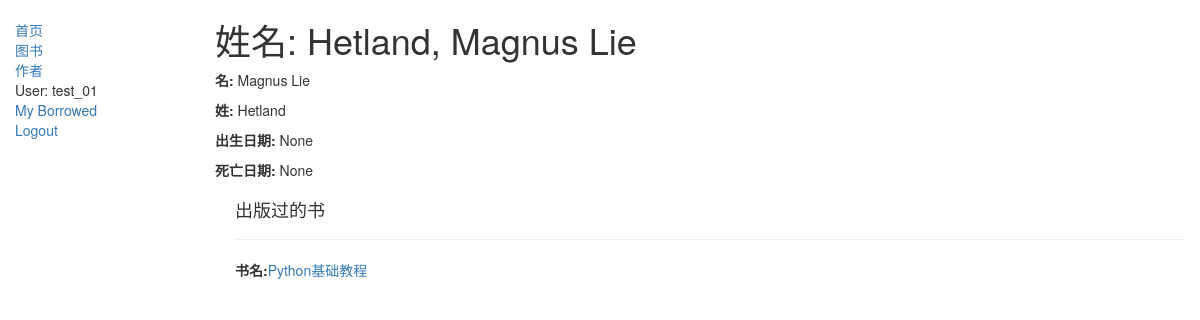
The app's page /catalog/author/1 (signed in) with its own data.
### catalog/models.py (models this page shows, shortened)
class Author(models.Model):
    first_name = models.CharField(max_length=100)
    last_name = models.CharField(max_length=100)
    date_of_birth = models.DateField(null=True, blank=True)
    date_of_death = models.DateField('Died', null=True, blank=True)
    class Meta:
        ordering = ["last_name","first_name"]
    def __str__(self):
        return '{0}, {1}'.format(self.last_name,self.first_name)

class Book(models.Model):
    title = models.CharField(max_length=200)
    author = models.ForeignKey('Author', on_delete=models.SET_NULL, null=True)
    summary = models.TextField(max_length=1000, help_text='Enter a brief description of the book')
    isbn = models.CharField('ISBN',max_length=13, help_text='13 Character <a href="https://www.isbn-international.org/content/what-isbn">ISBN number</a>')
    genre = models.ManyToManyField(Genre, help_text='Select a genre for this book')
    language = models.ForeignKey('Language', on_delete=models.SET_NULL, null=True)
    def display_genre(self):
        """
        Creates a string for the Genre. This is required to display genre in Admin.
        """
        return ', '.join([ genre.name for genre in self.genre.all()[:3] ])
    display_genre.short_description = 'Genre'
    def get_absolute_url(self):
        return reverse('book-detail', args=[str(self.id)])

### catalog/views.py (the view)
# urls.py: path('author/<int:pk>', views.AuthorDetailView.as_view(), name='author-detail'),
class AuthorDetailView(LoginRequiredMixin, generic.DetailView):
    model = Author

### catalog/templates/catalog/author_detail.html
{% extends "base_generic.html" %}
{% block content %}
  <h1>姓名: {{ author }}</h1>
  <p><strong>名:</strong> {{ author.first_name }}</p>
  <p><strong>姓:</strong> {{ author.last_name }}</p>
  <p><strong>出生日期:</strong> {{ author.date_of_birth }}</p>
  <p><strong>死亡日期:</strong> {{ author.date_of_death }}</p>
  <div style="margin-left:20px;margin-top:20px">
    <h4>出版过的书</h4>
    {% for book in author.book_set.all %}
    <hr>
    <p><strong>书名:</strong><a href="{{ book.get_absolute_url }}">{{book.title}}</a></p>
    {% endfor %}
  </div>
{% endblock %}

### catalog/templates/base_generic.html (shortened to what this page needs)
<!DOCTYPE html>
<html lang="en">
<head>
  <link rel="stylesheet" href="https://maxcdn.bootstrapcdn.com/bootstrap/3.3.7/css/bootstrap.min.css">
  {% load static %}
  <link rel="stylesheet" href="{% static 'css/styles.css' %}">
</head>
<body>
  <div class="container-fluid">
    <div class="row">
      <div class="col-sm-2">
      {% block sidebar %}
      <ul class="sidebar-nav">
          <li><a href="{% url 'index' %}">首页</a></li>
          <li><a href="{% url 'books' %}">图书</a></li>
          <li><a href="{% url 'authors' %}">作者</a></li>
          {% if user.is_authenticated %}
          <li>User: {{ user.get_username }}</li>
          <li><a href="{% url 'my-borrowed' %}">My Borrowed</a></li>
          <li><a href="{% url 'logout'%}?next={{request.path}}">Logout</a></li>
          {% else %}
          <li><a href="{% url 'login'%}?next={{request.path}}">Login</a></li>
          {% endif %}
      </ul>
     {% endblock %}
      </div>
      <div class="col-sm-10 ">
      {% block content %}{% endblock %}
      </div>
    </div>
  </div>
</body>
</html>

### catalog/static/css/styles.css (style rules this page uses)
.sidebar-nav { margin-top: 20px; padding: 0; list-style: none; }

### records on screen
Author: last_name+first_name "Hetland, Magnus Lie", first_name "Magnus Lie", last_name "Hetland", date_of_birth "None", date_of_death "None"
Book: title "Python基础教程"

### other values on screen
{{ user.get_username }} "test_01"
